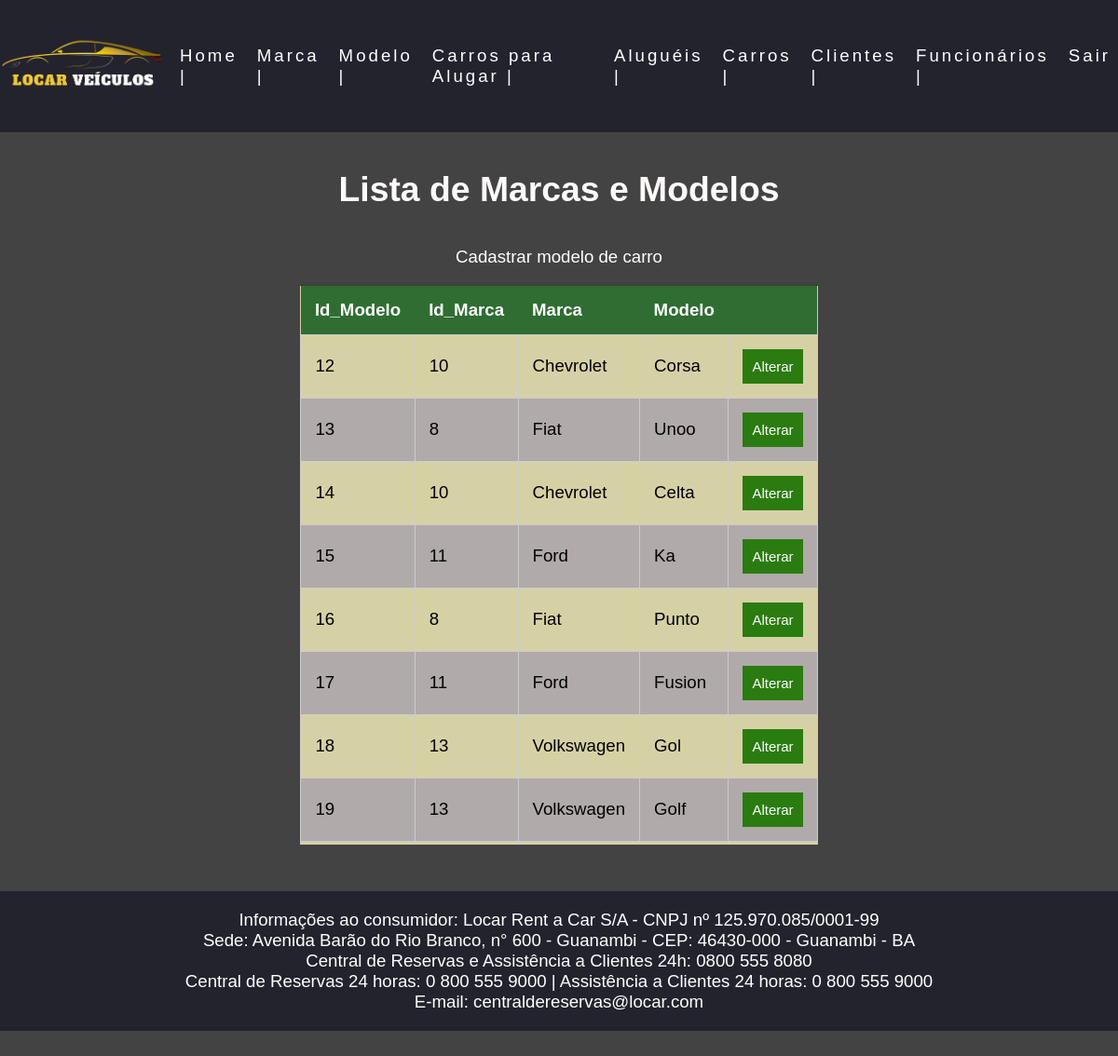
The page /aluguel/modelo/listarModelo.php (signed in) on the database its author committed.
### tables this page shows
CREATE TABLE `modelo` (
  `id_modelo` int(3) NOT NULL,
  `id_marca` int(3) NOT NULL,
  `modelo` varchar(60) NOT NULL
);

CREATE TABLE `marca` (
  `id_marca` int(3) NOT NULL,
  `marca` varchar(60) NOT NULL
);

### aluguel/modelo/modelo.php (called while the page is built, shortened)
<?php
 class Modelo extends crudModelo {
    protected $tabela = 'modelo';
    public function findAll() {
        $sql = "SELECT * FROM $this->tabela join marca on $this->tabela.id_marca = marca.id_marca";
        $stm = DB::prepare($sql);
        $stm->execute();
        return $stm->fetchAll();
    }
}

### aluguel/conexao.php (called while the page is built, shortened)
<?php
class DB {
    private static $instance;
    public static function getInstance() {
        if (!isset(self::$instance)) {
            try {
                self::$instance = new PDO('mysql:host=' . HOST . '; dbname=' . BASE, USER, PASS);
                self::$instance->setAttribute(PDO::ATTR_ERRMODE, PDO::ERRMODE_EXCEPTION);
                self::$instance->setAttribute(PDO::ATTR_DEFAULT_FETCH_MODE, PDO::FETCH_OBJ);
            } catch (PDOException $e) {
                echo $e->getMessage();
            }
        }
        return self::$instance;
    }
    public static function prepare($sql) {
        return self::getInstance()->prepare($sql);
    }
}
?>

### aluguel/modelo/listarModelo.php (the view, shortened to what this page needs)
<?php
require_once 'modelo.php';
?>
<!DOCTYPE HTML>
<html lang="pt-BR">
<head>
        <link rel="stylesheet" href="../estilo.css">
</head>
<body>
<header >
        <nav>
        <div><img src="../imagens/logo.png" alt="" width="180px"></div>
        <ul class="nav-list">
        <li><a href="../home.php">Home |</a></li>
        <li><a href="../marca/listarMarca.php">Marca |</a></li>
        <li><a href="../modelo/listarModelo.php">Modelo |</a></li>
        <li><a href="../veiculo/listaVeiculoDisponiveis.php">Carros para Alugar |</a></li>
        <li><a href="../alugar/listarAluguelDisponivel.php">Aluguéis |</a></li>
          <li><a href="../veiculo/listarVeiculo.php">Carros |</a></li>
          <li><a href="../cliente/listarCliente.php">Clientes |</a></li>
          <li><a href="../funcionario/listarFuncionario.php">Funcionários |</a></li>
          <li><a href="../../index.php">Sair </a></li>
        </ul>
      </nav>
          </header>
          <div class="tituloCliente">
          <h1 class>Lista de Marcas e Modelos<h1>
            </div>
            <div class="menuInferior">
            <ul>
        <li><a href="../modelo/cadastrarModelo.php">Cadastrar modelo de carro</a></li>
        </ul>
</div>
            <main class="mainn1">
          <div id="teste">
    <table class="tabela">
                <thead>
                    <tr class="active">
                        <th>Id_Modelo</th>
                        <th>Id_Marca</th>
                        <th>Marca</th>
                        <th>Modelo</th>
                        <th></th>
                    </tr>
                </thead>
                <tbody>
                    <?php
                    $modelo= New Modelo();
                    foreach ($modelo->findAll() as $key => $value) {?>
                    <tr>
                        <td> <?php echo $value->id_modelo;?> </td>
                        <td> <?php echo $value->id_marca;?> </td>
                        <td> <?php echo $value->marca;?> </td>
                        <td> <?php echo $value->modelo;?> </td>
                    <td>
                        <form method="post" action="alterarModelo.php">
                                <button name="alterar" id="submit" type="submit">Alterar</button>
                                </form>
                    </td>
                    </tr>
                    <?php } ?>
                    </tbody>
                    </table>
                    </main>
                    <footer class="">
                        <p>Informações ao consumidor: Locar Rent a Car S/A - CNPJ nº 125.970.085/0001-99</p>
                            <p>Sede: Avenida Barão do Rio Branco, n° 600 - Guanambi - CEP: 46430-000 - Guanambi - BA</p>
                            <p>Central de Reservas e Assistência a Clientes 24h: 0800 555 8080</p>
                        <p> Central de Reservas 24 horas: 0 800 555 9000 | Assistência a Clientes 24 horas: 0 800 555 9000</p>
                        <p> E-mail: centraldereservas@locar.com</p>
                    </footer>
</body>
</html>

### aluguel/estilo.css (style rules this page uses)
* { margin: 0; padding: 0; font-size: 14pt; font-family: 'Arial', sans-serif; }
html, body { width: 100%; height: 100%; }
body { background-color: #444343; width: 100%; height: 100%; }
.tabela thead { background-color: #2f6d32; }
.tabela thead tr th { text-align: left; color: #ffffff; border: #2b692e; }
.tabela tbody tr:nth-child(even) { background-color: #b1aaaa; }
.tabela { display: block; background-color: #d6d1a5; box-shadow: 0px 0px 3px rgba(0,0,0,0.3); border-collapse: collapse; max-height: 600px; overflow-x: auto; margin-top: 20px; }
div#teste { overflow-x: auto; }
.tabela th, .tabela td { padding: 15px; border: 1px solid #cccccc; max-width: 300px; }
a { color: #fff; text-decoration: none; transition: 0.3s; }
nav { display: flex; justify-content: space-around; align-items: center; font-family: system-ui, -apple-system, Helvetica, Arial, sans-serif; background: #23232e; height: 9vh; }
.nav-list { list-style: none; display: flex; }
.nav-list li { letter-spacing: 3px; margin-left: 5px; }
footer { text-align: center; background-color: #23232e; color: #ffffff; padding: 20px; margin-top: 30px; }
main { height: 800px; display: flex; justify-content: center; align-items: center; margin-top: -20px; }
#submit { background-color: rgb(42, 124, 16); width: 100%; border: none; padding: 10px; color: white; font-size: 15px; cursor: pointer; }
.tituloCliente h1 { color: #fffbfb; margin-top: 40px; text-align: center; font-size: 2em; }
.menuInferior { text-align: center; }
.menuInferior li { padding: 8px; bleed: none; display: inline; color: #fff; }
li { padding: 8px; bleed: none; display: inline; color: #fff; }
.mainn1 { height: 660px; }

### rows shown on the page
modelo: id_modelo "12", id_marca.id_marca "10", id_marca.marca "Chevrolet", modelo "Corsa"
modelo: id_modelo "13", id_marca.id_marca "8", id_marca.marca "Fiat", modelo "Unoo"
modelo: id_modelo "14", id_marca.id_marca "10", id_marca.marca "Chevrolet", modelo "Celta"
modelo: id_modelo "15", id_marca.id_marca "11", id_marca.marca "Ford", modelo "Ka"
modelo: id_modelo "16", id_marca.id_marca "8", id_marca.marca "Fiat", modelo "Punto"
modelo: id_modelo "17", id_marca.id_marca "11", id_marca.marca "Ford", modelo "Fusion"
modelo: id_modelo "18", id_marca.id_marca "13", id_marca.marca "Volkswagen", modelo "Gol"
modelo: id_modelo "19", id_marca.id_marca "13", id_marca.marca "Volkswagen", modelo "Golf"
